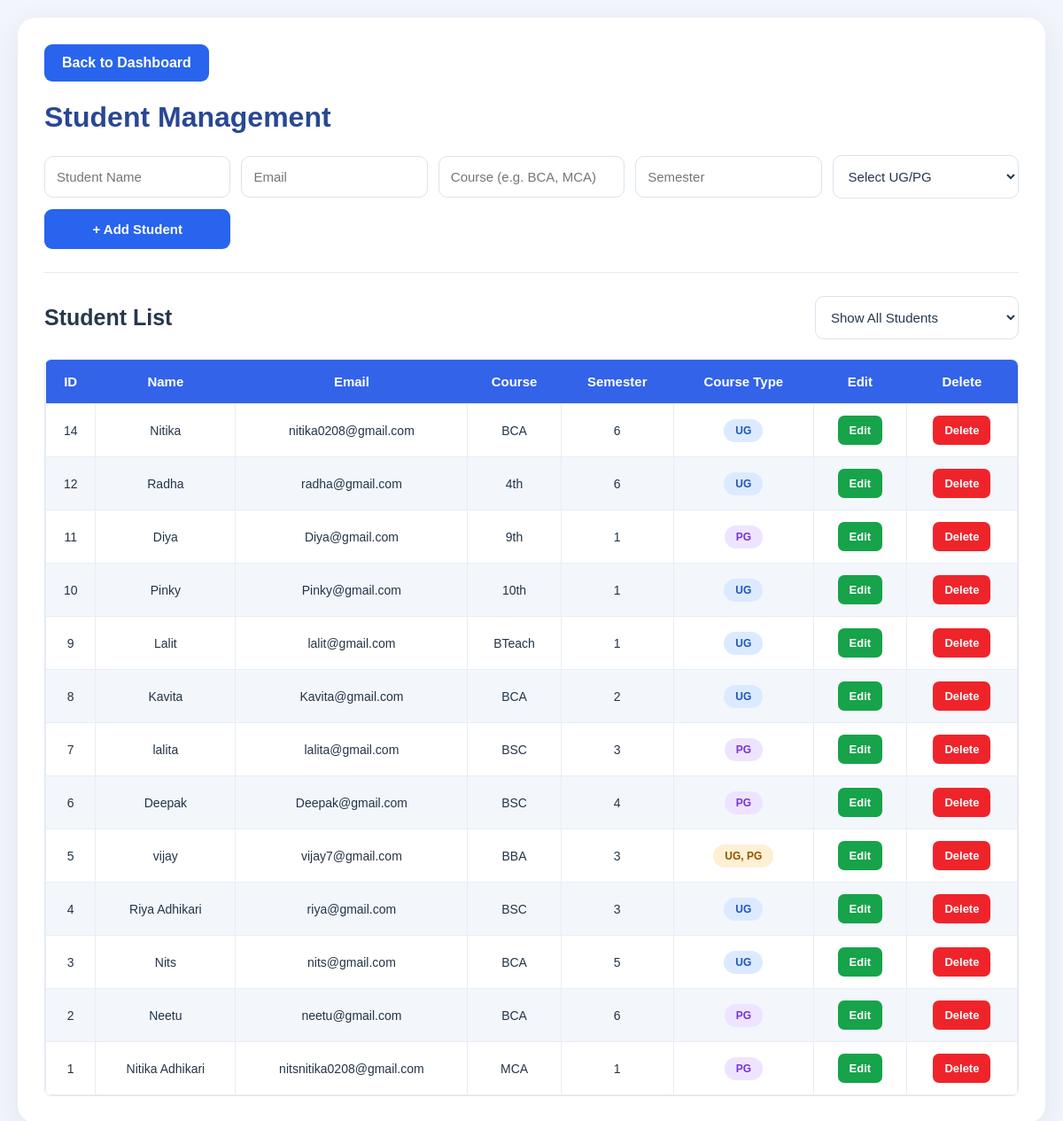
Before: /students with the older database file.
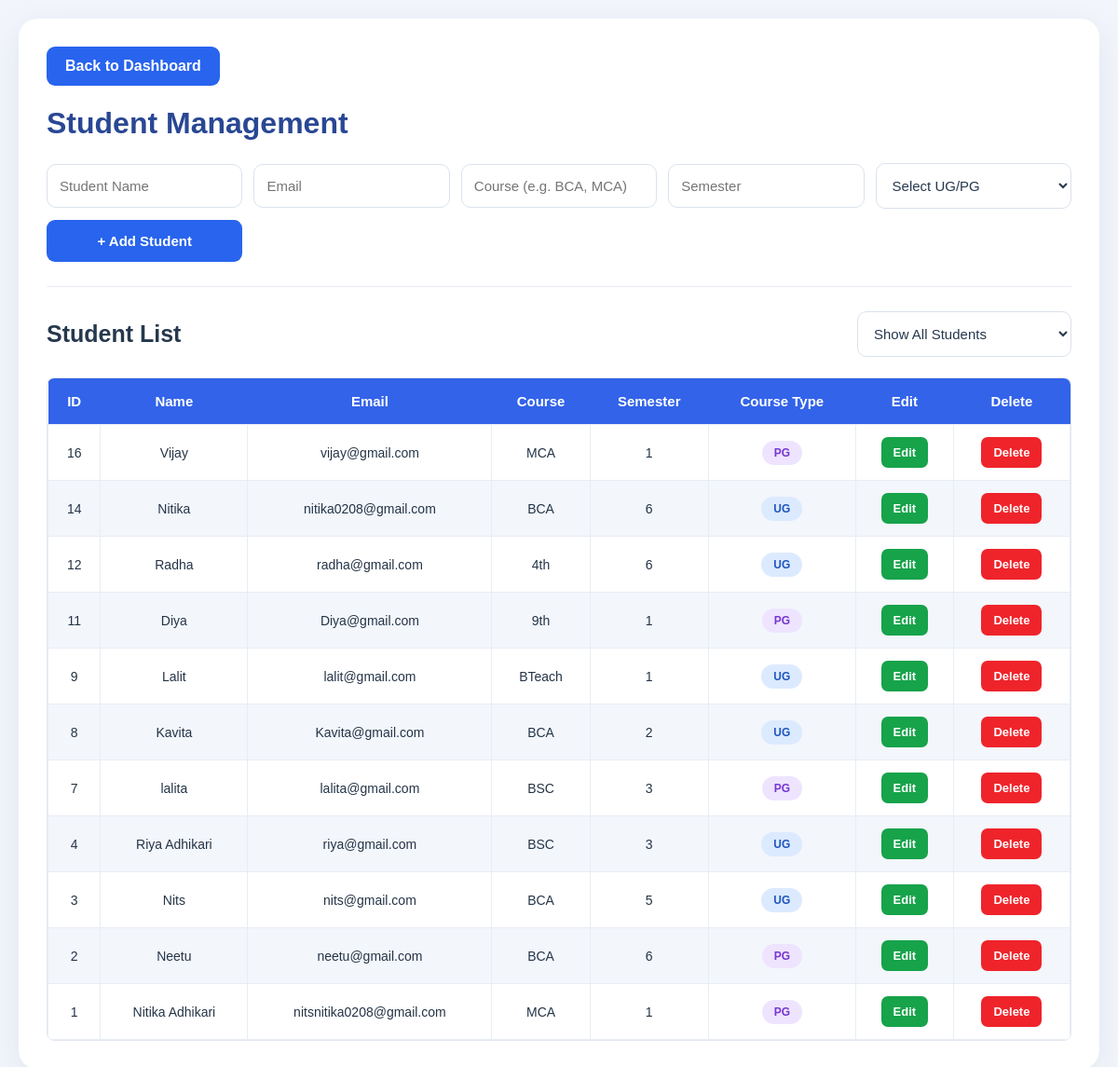
After: the same page with the newer database file.
### tables this page shows
CREATE TABLE students (
            id INTEGER PRIMARY KEY AUTOINCREMENT,
            name TEXT NOT NULL,
            email TEXT,
            course TEXT,
            semester TEXT,
            course_type TEXT DEFAULT 'UG'
        );

### app.py (the view, shortened to what this page needs)
@app.route("/students", methods=["GET", "POST"])
def students():
    conn = get_db()
    course_filter = request.args.get(
        "course_type", ""
    ).strip().upper()
    if course_filter not in ("UG", "PG"):
        course_filter = ""
    students_data = conn.execute("""
        SELECT
            s.*,
            CASE
                WHEN EXISTS (
                    SELECT 1
                    FROM subjects sub
                    WHERE LOWER(TRIM(sub.student_name)) =
                          LOWER(TRIM(s.name))
                      AND UPPER(TRIM(sub.course_type)) = 'UG'
                )
                AND EXISTS (
                    SELECT 1
                    FROM subjects sub
                    WHERE LOWER(TRIM(sub.student_name)) =
                          LOWER(TRIM(s.name))
                      AND UPPER(TRIM(sub.course_type)) = 'PG'
                )
                    THEN 'UG, PG'

                WHEN EXISTS (
                    SELECT 1
                    FROM subjects sub
                    WHERE LOWER(TRIM(sub.student_name)) =
                          LOWER(TRIM(s.name))
                      AND UPPER(TRIM(sub.course_type)) = 'PG'
                )
                    THEN 'PG'

                WHEN EXISTS (
                    SELECT 1
                    FROM subjects sub
                    WHERE LOWER(TRIM(sub.student_name)) =
                          LOWER(TRIM(s.name))
                      AND UPPER(TRIM(sub.course_type)) = 'UG'
                )
                    THEN 'UG'

                ELSE COALESCE(NULLIF(UPPER(TRIM(s.course_type)), ''), 'Not set')
            END AS display_course_type
        FROM students s
        ORDER BY s.id DESC
    """).fetchall()
    conn.close()
    return render_template(
        "students.html",
        students=students_data,
        course_filter=course_filter
    )

### app.py (called while the page is built)
def get_db():
    conn = sqlite3.connect(DB_PATH)
    conn.row_factory = sqlite3.Row
    return conn

### templates/students.html (shortened to what the changed rows need)
<!DOCTYPE html>
<html lang="en">
<head>
</head>
<body>
    <main class="page-container">
        <h1>Student Management</h1>
        <div class="list-heading">
            <h2>Student List</h2>
        </div>
        <div class="table-wrapper">
            <table>
                <thead>
                    <tr>
                        <th>ID</th>
                        <th>Name</th>
                        <th>Email</th>
                        <th>Course</th>
                        <th>Semester</th>
                        <th>Course Type</th>
                        <th>Edit</th>
                        <th>Delete</th>
                    </tr>
                </thead>
                <tbody>
                    {% for student in students %}
                        <tr>
                            <td>{{ student['id'] }}</td>
                            <td>{{ student['name'] }}</td>
                            <td>{{ student['email'] or '-' }}</td>
                            <td>{{ student['course'] or '-' }}</td>
                            <td>{{ student['semester'] or '-' }}</td>
                            <td>
                                {% set student_type = student['display_course_type'] %}
                                {% if student_type == 'UG' %}
                                    <span class="course-badge">UG</span>
                                {% elif student_type == 'PG' %}
                                    <span class="course-badge pg">PG</span>
                                {% elif student_type == 'UG, PG' %}
                                    <span class="course-badge both">UG, PG</span>
                                {% else %}
                                    <span class="course-badge not-set">
                                        {{ student_type or 'Not set' }}
                                    </span>
                                {% endif %}
                            </td>
                            <td>
                                <a
                                    href="{{ url_for('edit_student', id=student['id']) }}"
                                    class="action-button edit-button"
                                >
                                    Edit
                                </a>
                            </td>
                            <td>
                                <button
                                    type="button"
                                    class="delete-button"
                                    onclick="openDeleteModal('{{ url_for('delete_student', id=student['id']) }}')"
                                >
                                    Delete
                                </button>
                            </td>
                        </tr>
                    {% else %}
                        <tr>
                            <td colspan="8" class="empty-message">
                                No students found for this selection.
                            </td>
                        </tr>
                    {% endfor %}
                </tbody>
            </table>
        </div>
    </main>
</body>
</html>

Changed rows visible on the page:
removed students: id "10", name "Pinky", email "Pinky@gmail.com", course "10th", semester "1", shows "UG"
removed students: id "6", name "Deepak", email "Deepak@gmail.com", course "BSC", semester "4", shows "PG"
removed students: id "5", name "vijay", email "vijay7@gmail.com", course "BBA", semester "3", shows "UG, PG"
added students: id "16", name "Vijay", email "vijay@gmail.com", course "MCA", semester "1", shows "PG"
